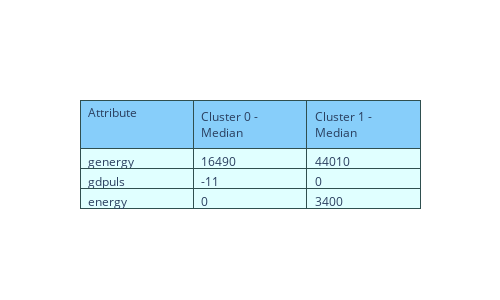

The notebook cell saved with this chart:
### Code cell
# DBSCAN analisi valori mediani nei clusters

fig = go.Figure(data=[go.Table(
    header=dict(values=['Attribute','Cluster 0 - Median', 'Cluster 1 - Median'],
                line_color='darkslategray',
                fill_color='lightskyblue',
                align='left'),
    cells=dict(values=[['genergy', 'gdpuls', 'energy'], # 1st column
                       [16490.000000, -11.000000,0.000000], #2nd column
                       [44010.000000, 0.000000,3400.000000]
                      ], # 3rd column
               line_color='darkslategray',
               fill_color='lightcyan',
               align='left'))
])

fig.update_layout(width=500, height=300)
fig.show()

### Figure 1 — Plotly figure (JSON) as saved in the notebook; plotly's stock layout.template omitted (floating-point values rounded to 4 significant figures)
{"data": [{"cells": {"align": "left", "fill": {"color": "lightcyan"}, "line": {"color": "darkslategray"}, "values": [["genergy", "gdpuls", "energy"], [16490, -11, 0], [44010, 0, 3400]]}, "header": {"align": "left", "fill": {"color": "lightskyblue"}, "line": {"color": "darkslategray"}, "values": ["Attribute", "Cluster 0 - Median", "Cluster 1 - Median"]}, "type": "table"}], "layout": {"height": 300, "width": 500}}
